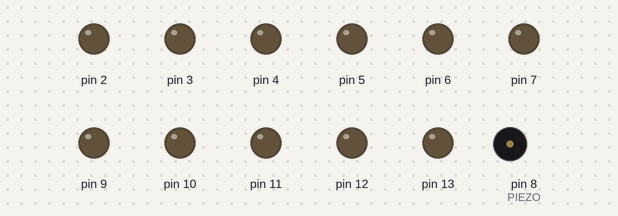
A sketch run on a simulated Arduino Uno, built with avr-gcc and run on an emulated ATmega328P. Parts: output pins drawn as LEDs (lit = HIGH), buzzer (waves = sounding).

Above: at 0.1 s.
At 0.8 s:
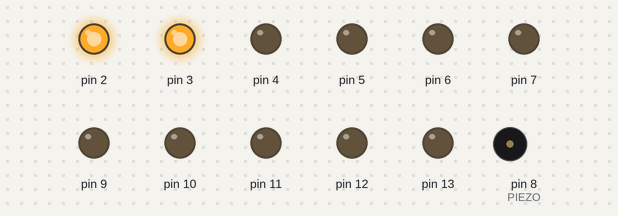
At 1.4 s:
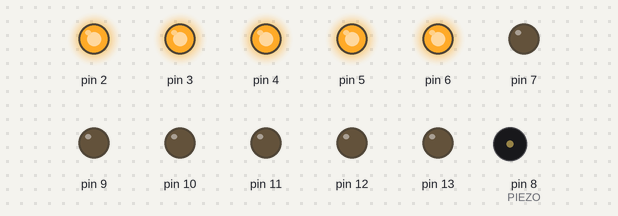
At 5.27 s:
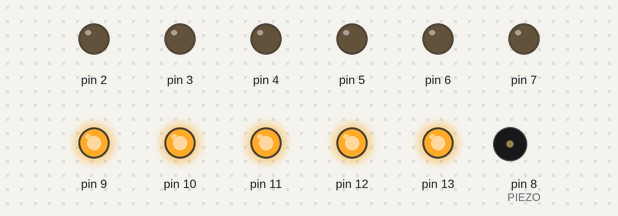
At 13.0 s:
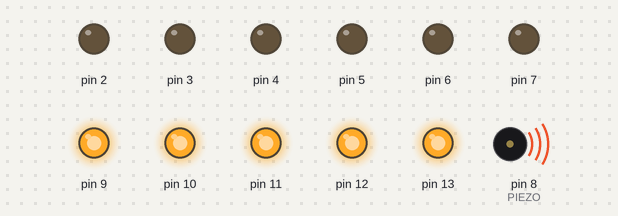
At 34.5 s:
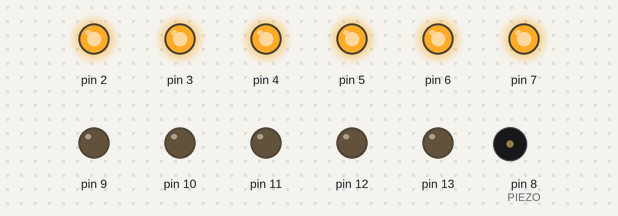
Timing chart, 0 to 40.0 s (numbered marks = the images above):
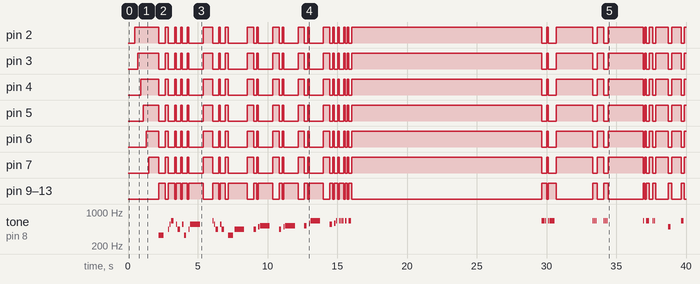

Measured:
- by itself, pin 2: LOW → HIGH at 0.50 s, → LOW 1.7 s later, → HIGH 0.45 s later, → LOW 0.23 s later, … (57 changes in this stretch)
- by itself, pin 3: LOW → HIGH at 0.70 s, → LOW 1.5 s later, → HIGH 0.45 s later, → LOW 0.23 s later, … (57 changes in this stretch)
- by itself, pin 4: LOW → HIGH at 0.90 s, → LOW 1.3 s later, → HIGH 0.45 s later, → LOW 0.23 s later, … (57 changes in this stretch)
- by itself, pin 5: LOW → HIGH at 1.1 s, → LOW 1.1 s later, → HIGH 0.45 s later, → LOW 0.23 s later, … (57 changes in this stretch)
- by itself, pin 6: LOW → HIGH at 1.3 s, → LOW 0.90 s later, → HIGH 0.45 s later, → LOW 0.23 s later, … (57 changes in this stretch)
- by itself, pin 7: LOW → HIGH at 1.5 s, → LOW 0.70 s later, → HIGH 0.45 s later, → LOW 0.23 s later, … (57 changes in this stretch)
- by itself, pin 9–13: LOW → HIGH at 2.2 s, → LOW 0.45 s later, → HIGH 0.23 s later, → LOW 0.45 s later, … (56 changes in this stretch)
- by itself, tone on pin 8 (PIEZO): plays 330 Hz for 0.35 s, 440 Hz for 0.09 s, 554 Hz for 0.09 s, 659 Hz for 0.18 s, 554 Hz for 0.09 s, 440 Hz for 0.18 s … (52 notes in this stretch)

The sketch:

Tanggal31Lead.ino
```cpp
/*
 * This code will play a melody for Malaysia Merdeka song titled Tanggal 31
 * https://www.youtube.com/watch?v=XqlTlmlVmVI using Maker Uno.
 *
 * Maker Uno: https://www.cytron.io/p-maker-uno
 *
 * Created by:
 * 21 Aug 2018   Idris   Cytron Technologies
 */

#include "pitches.h"

#define PIEZO 8
#define TEMPO 700

int pin = 0;

int melody[] = {
  NOTE_E4, 0, NOTE_A4, NOTE_CS5, NOTE_E5, 0, NOTE_CS5, NOTE_A4, 0, NOTE_CS5, NOTE_E4, 0, NOTE_A4, NOTE_CS5, 0,
  0, NOTE_E5, NOTE_CS5, NOTE_A4, 0, NOTE_CS5, NOTE_A4, 0, NOTE_E4, NOTE_A4, 0,
  NOTE_A4, 0, NOTE_B4, NOTE_C5, 0, NOTE_A4, 0, NOTE_B4, NOTE_C5, 0,
  NOTE_C5, 0, NOTE_D5, NOTE_E5, 0, NOTE_CS5, 0, NOTE_D5, NOTE_E5, 0,
  NOTE_E5, NOTE_E5, NOTE_E5, 0, NOTE_E5, 0, NOTE_E5, 0, 0,

  0, 0, 0, 0, 0, 0, 0, 0,
  0, 0, 0, 0, 0, 0, 0, 0,
  0, 0, 0, 0, 0, 0, 0, 0,
  0, 0, 0, 0, 0, NOTE_E5, NOTE_E5, NOTE_E5, 0, NOTE_E5, NOTE_E5, 0, 0,

  0, 0, 0, 0, 0, NOTE_E5, NOTE_E5, NOTE_E5, 0, NOTE_E5, NOTE_E5, NOTE_E5, 0,
  0, 0, 0, 0, 0, NOTE_E5, 0, NOTE_E5, NOTE_E5, 0, NOTE_E5, NOTE_E5, 0, 0,
  0, NOTE_B4, 0, 0, NOTE_E5, 0, NOTE_CS5, NOTE_B4, NOTE_A4, 0,
  0, NOTE_E5, NOTE_E5, NOTE_E5, 0, 0, 0, 0, 0, 0, NOTE_A4, NOTE_B4, NOTE_CS5, NOTE_E5, NOTE_FS5, NOTE_A5, 0,

  NOTE_D5, NOTE_E5, NOTE_CS5, NOTE_A5, NOTE_B5, NOTE_A5, NOTE_A5, NOTE_B5, NOTE_A5, 0, 0,
  0, NOTE_GS5, NOTE_A5, NOTE_GS5, NOTE_GS5, NOTE_A5, NOTE_GS5, 0, 0, 0, NOTE_B5, 0, NOTE_B5, NOTE_B5,
  NOTE_CS5, NOTE_CS5, NOTE_B4,

  NOTE_A4, NOTE_GS4, NOTE_A4, NOTE_B4, NOTE_CS5, 0,
  NOTE_D5, NOTE_FS5, NOTE_FS5, NOTE_D5, NOTE_FS5, NOTE_E5, NOTE_A4, NOTE_CS5, NOTE_D5, NOTE_E5, 0,
  NOTE_E5, NOTE_E5, NOTE_FS5, NOTE_E5, NOTE_CS5, NOTE_GS4, NOTE_A4, 0,

  NOTE_E5, 0, NOTE_E5, NOTE_FS5, 0, NOTE_FS5, 0, NOTE_FS5, NOTE_GS5, 0, NOTE_GS5, 0, NOTE_GS5, NOTE_A5, 0,
  0, NOTE_CS6, 0, NOTE_CS6, NOTE_CS6, 0, 0,
};

int noteDurations[] = {
  2, 4, 8, 8, 4, 8, 8, 4, 8, 8, 4, 8, 8, 1, 2,
  4, 8, 8, 4, 8, 8, 4, 4, 2, 1, 2,
  4, 8, 8, 1, 2, 4, 8, 8, 1, 2,
  4, 8, 8, 1, 2, 4, 8, 8, 8, 8,
  8, 8, 8, 8, 8, 8, 4, 4, 2,

  2, 2, 2, 2, 2, 2, 2, 2,
  2, 2, 2, 2, 2, 2, 2, 2,
  2, 2, 2, 2, 2, 2, 2, 2,
  2, 2, 2, 2, 4, 8, 8, 8, 8, 8, 2, 8, 2,

  2, 2, 2, 2, 4, 8, 8, 8, 2, 8, 8, 8, 2,
  2, 2, 2, 2, 4, 8, 8, 8, 8, 4, 8, 8, 4, 2,
  4, 4, 2, 4, 4, 2, 2, 2, 2, 2,
  4, 8, 8, 8, 8, 4, 2, 2, 4, 8, 8, 8, 8, 8, 8, 2, 2,

  1, 1, 4, 8, 8, 4, 8, 8, 4, 4, 2,
  4, 8, 8, 4, 8, 8, 4, 4, 2, 2, 4, 8, 8, 4,
  4, 4, 4,

  4, 4, 4, 4, 2, 4,
  4, 4, 4, 4, 4, 4, 4, 4, 4, 2, 4,
  8, 8, 4, 4, 4, 4, 2, 1,

  4, 8, 8, 1, 2, 4, 8, 8, 1, 2, 4, 8, 8, 1, 1,
  2, 4, 8, 8, 1, 2, 2,
};

void setup()
{
  for (pin = 2; pin < 14; pin++) {
    pinMode(pin, OUTPUT);
  }
}

void loop()
{
  delay(500);

  for (pin = 2; pin < 8; pin++) {
    digitalWrite(pin, HIGH);
    delay(200);
  }

  delay(500);

  for (int thisNote = 0; thisNote < 221; thisNote++) {
    int noteDuration = TEMPO / noteDurations[thisNote];
    tone(PIEZO, melody[thisNote], noteDuration);

    if (melody[thisNote] == 0) {
      LEDs(LOW);
    }
    else {
      LEDs(HIGH);
    }

    int pauseBetweenNotes = noteDuration * 1.30;
    delay(pauseBetweenNotes);

    noTone(PIEZO);
  }

  LEDs(LOW);

  delay(500);

  for (pin = 7; pin > 1; pin--) {
    digitalWrite(pin, LOW);
    delay(200);
  }
}

void LEDs(boolean ledArray)
{
  if (ledArray == HIGH) {
    for (pin = 2; pin < 8; pin++) {
      digitalWrite(pin, LOW);
    }
    for (pin = 9; pin < 14; pin++) {
      digitalWrite(pin, HIGH);
    }
  }
  else {
    for (pin = 2; pin < 8; pin++) {
      digitalWrite(pin, HIGH);
    }
    for (pin = 9; pin < 14; pin++) {
      digitalWrite(pin, LOW);
    }
  }
}
```

pitches.h
```cpp
/*************************************************
 * Public Constants
 *************************************************/

#define NOTE_B0  31
#define NOTE_C1  33
#define NOTE_CS1 35
#define NOTE_D1  37
#define NOTE_DS1 39
#define NOTE_E1  41
#define NOTE_F1  44
#define NOTE_FS1 46
#define NOTE_G1  49
#define NOTE_GS1 52
#define NOTE_A1  55
#define NOTE_AS1 58
#define NOTE_B1  62
#define NOTE_C2  65
#define NOTE_CS2 69
#define NOTE_D2  73
#define NOTE_DS2 78
#define NOTE_E2  82
#define NOTE_F2  87
#define NOTE_FS2 93
#define NOTE_G2  98
#define NOTE_GS2 104
#define NOTE_A2  110
#define NOTE_AS2 117
#define NOTE_B2  123
#define NOTE_C3  131
#define NOTE_CS3 139
#define NOTE_D3  147
#define NOTE_DS3 156
#define NOTE_E3  165
#define NOTE_F3  175
#define NOTE_FS3 185
#define NOTE_G3  196
#define NOTE_GS3 208
#define NOTE_A3  220
#define NOTE_AS3 233
#define NOTE_B3  247
#define NOTE_C4  262
#define NOTE_CS4 277
#define NOTE_D4  294
#define NOTE_DS4 311
#define NOTE_E4  330
#define NOTE_F4  349
#define NOTE_FS4 370
#define NOTE_G4  392
#define NOTE_GS4 415
#define NOTE_A4  440
#define NOTE_AS4 466
#define NOTE_B4  494
#define NOTE_C5  523
#define NOTE_CS5 554
#define NOTE_D5  587
#define NOTE_DS5 622
#define NOTE_E5  659
#define NOTE_F5  698
#define NOTE_FS5 740
#define NOTE_G5  784
#define NOTE_GS5 831
#define NOTE_A5  880
#define NOTE_AS5 932
#define NOTE_B5  988
#define NOTE_C6  1047
#define NOTE_CS6 1109
#define NOTE_D6  1175
#define NOTE_DS6 1245
#define NOTE_E6  1319
#define NOTE_F6  1397
#define NOTE_FS6 1480
#define NOTE_G6  1568
#define NOTE_GS6 1661
#define NOTE_A6  1760
#define NOTE_AS6 1865
#define NOTE_B6  1976
#define NOTE_C7  2093
#define NOTE_CS7 2217
#define NOTE_D7  2349
#define NOTE_DS7 2489
#define NOTE_E7  2637
#define NOTE_F7  2794
#define NOTE_FS7 2960
#define NOTE_G7  3136
#define NOTE_GS7 3322
#define NOTE_A7  3520
#define NOTE_AS7 3729
#define NOTE_B7  3951
#define NOTE_C8  4186
#define NOTE_CS8 4435
#define NOTE_D8  4699
#define NOTE_DS8 4978
```
